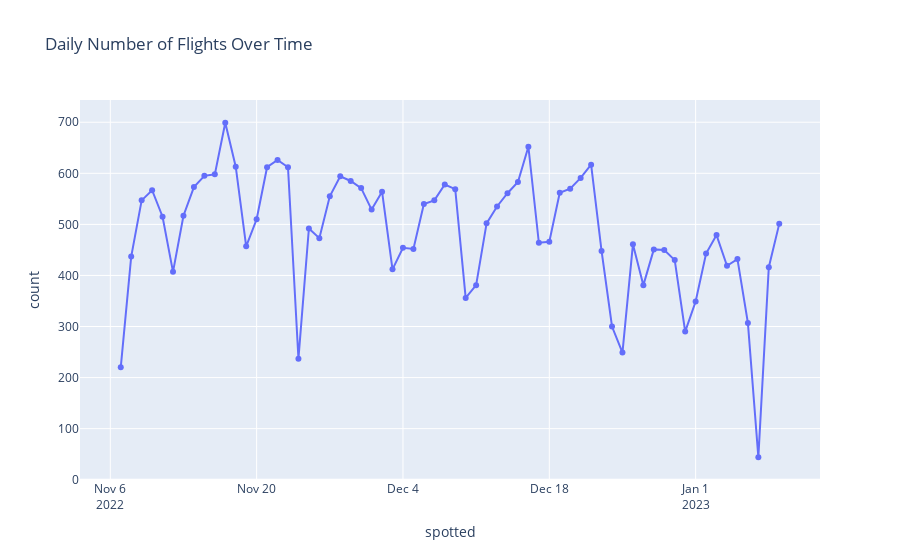

This figure's notebook cell:
### Markdown cell above
# **Time Series Forecasting**

### Code cell
#TIME SERIES DISTRIBUTION OF FLIGHTS, DISPLAYING festive drops & no Seasonality
fig = px.line(df_datecnt, x='spotted', y='count', title='Daily Number of Flights Over Time', markers=True)
fig.show()

### Figure 1 — Plotly figure (JSON) as saved in the notebook; plotly's stock layout.template omitted (floating-point values rounded to 4 significant figures)
{"data": [{"hovertemplate": "spotted=%{x}<br>count=%{y}<extra></extra>", "legendgroup": "", "line": {"color": "#636efa", "dash": "solid"}, "marker": {"symbol": "circle"}, "mode": "lines+markers", "name": "", "orientation": "v", "showlegend": false, "type": "scatter", "x": ["2022-11-07", "2022-11-08", "2022-11-09", "2022-11-10", "2022-11-11", "2022-11-12", "2022-11-13", "2022-11-14", "2022-11-15", "2022-11-16", "2022-11-17", "2022-11-18", "2022-11-19", "2022-11-20", "2022-11-21", "2022-11-22", "2022-11-23", "2022-11-24", "2022-11-25", "2022-11-26", "2022-11-27", "2022-11-28", "2022-11-29", "2022-11-30", "2022-12-01", "2022-12-02", "2022-12-03", "2022-12-04", "2022-12-05", "2022-12-06", "2022-12-07", "2022-12-08", "2022-12-09", "2022-12-10", "2022-12-11", "2022-12-12", "2022-12-13", "2022-12-14", "2022-12-15", "2022-12-16", "2022-12-17", "2022-12-18", "2022-12-19", "2022-12-20", "2022-12-21", "2022-12-22", "2022-12-23", "2022-12-24", "2022-12-25", "2022-12-26", "2022-12-27", "2022-12-28", "2022-12-29", "2022-12-30", "2022-12-31", "2023-01-01", "2023-01-02", "2023-01-03", "2023-01-04", "2023-01-05", "2023-01-06", "2023-01-07", "2023-01-08", "2023-01-09"], "xaxis": "x", "y": [220, 437, 547, 567, 515, 407, 517, 573, 595, 598, 699, 613, 457, 510, 612, 626, 612, 237, 492, 473, 555, 594, 585, 571, 529, 564, 412, 454, 452, 540, 547, 578, 569, 356, 381, 502, 535, 561, 583, 652, 464, 466, 562, 570, 591, 617, 448, 300, 249, 461, 381, 451, 450, 430, 290, 349, 443, 479, 419, 432, 307, 44, 416, 501], "yaxis": "y"}], "layout": {"legend": {"tracegroupgap": 0}, "title": {"text": "Daily Number of Flights Over Time"}, "xaxis": {"anchor": "y", "domain": [0, 1], "title": {"text": "spotted"}}, "yaxis": {"anchor": "x", "domain": [0, 1], "title": {"text": "count"}}}}
